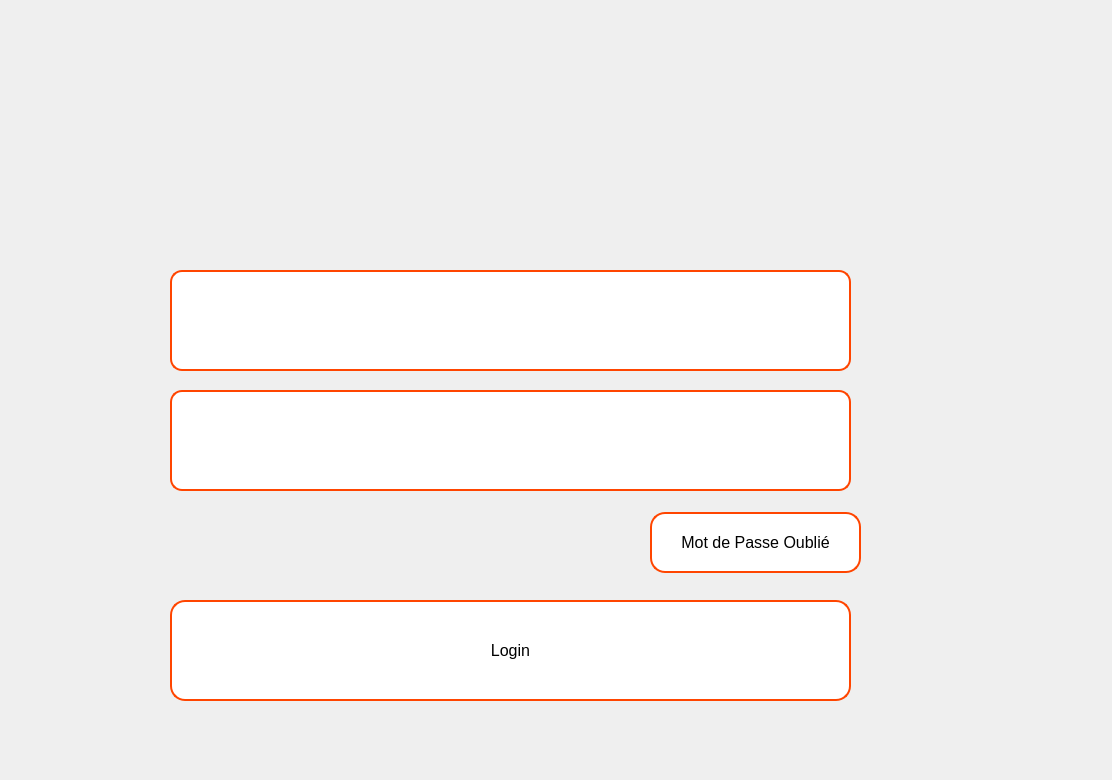
<?xml version="1.0" encoding="UTF-8"?>
<ui version="4.0">
 <class>login</class>
 <widget class="QWidget" name="login">
  <property name="geometry">
   <rect>
    <x>0</x>
    <y>0</y>
    <width>1112</width>
    <height>780</height>
   </rect>
  </property>
  <property name="windowTitle">
   <string>Form</string>
  </property>
  <widget class="QLabel" name="label">
   <property name="geometry">
    <rect>
     <x>-560</x>
     <y>-150</y>
     <width>1671</width>
     <height>901</height>
    </rect>
   </property>
   <property name="text">
    <string/>
   </property>
   <property name="pixmap">
    <pixmap>F:/Qt projet/Employee/1.jpg</pixmap>
   </property>
  </widget>
  <widget class="QPushButton" name="pushButton_login">
   <property name="geometry">
    <rect>
     <x>170</x>
     <y>600</y>
     <width>681</width>
     <height>101</height>
    </rect>
   </property>
   <property name="styleSheet">
    <string notr="true">/* Style for the entire QPushButton */
QPushButton {
    background-color: White;  /* Tomato red background */
    border: 2px solid #FF4500;  /* Slightly darker red border */
    border-radius: 15px;        /* Rounded corners */
    color: black;               /* White text color */
    font-size: 16px;            /* Font size */
    padding: 10px 20px;         /* Padding around text */
    min-width: 150px;           /* Minimum width of button */          /* Maximum width of button */
    text-align: center;         /* Center the text */
    transition: background-color 0.3s ease, transform 0.3s ease; /* Smooth transitions */
}

/* Hover effect */
QPushButton:hover {
    background-color: #FF4500;  /* Darker red when hovered */
    transform: scale(1.05);      /* Slightly grow the button */
}

/* Pressed effect */
QPushButton:pressed {
    background-color: #FF0000;  /* Bright red when pressed */
    transform: scale(0.98);      /* Slightly shrink the button */
}

/* Focus effect */
QPushButton:focus {
    outline: none;  /* Remove the focus outline */
}
</string>
   </property>
   <property name="text">
    <string>Login</string>
   </property>
  </widget>
  <widget class="QLineEdit" name="lineEdit_username">
   <property name="geometry">
    <rect>
     <x>170</x>
     <y>270</y>
     <width>681</width>
     <height>101</height>
    </rect>
   </property>
   <property name="styleSheet">
    <string notr="true">/* Style for the QLineEdit */
QLineEdit {
    background-color: #FFFFFF;  /* White background */
    border: 2px solid #FF4500;  /* Orange border */
    border-radius: 12px;        /* Rounded corners */
    padding: 10px;              /* Padding inside the text field */
    font-size: 16px;            /* Font size */
    color: #333333;             /* Text color */
    transition: border-color 0.3s ease; /* Smooth transition for border color */
}

/* Focus effect for QLineEdit */
QLineEdit:focus {
    border: 2px solid #FF6347;  /* Tomato red border when focused */
    background-color: #FFF8F0;  /* Light background on focus */
}

/* Placeholder text style */
QLineEdit::placeholder {
    color: #B0B0B0;  /* Light grey color for placeholder */
    font-style: italic;  /* Italicized placeholder text */
}
</string>
   </property>
  </widget>
  <widget class="QLineEdit" name="lineEdit_password">
   <property name="geometry">
    <rect>
     <x>170</x>
     <y>390</y>
     <width>681</width>
     <height>101</height>
    </rect>
   </property>
   <property name="styleSheet">
    <string notr="true">/* Style for the QLineEdit */
QLineEdit {
    background-color: #FFFFFF;  /* White background */
    border: 2px solid #FF4500;  /* Orange border */
    border-radius: 12px;        /* Rounded corners */
    padding: 10px;              /* Padding inside the text field */
    font-size: 16px;            /* Font size */
    color: #333333;             /* Text color */
    transition: border-color 0.3s ease; /* Smooth transition for border color */
}

/* Focus effect for QLineEdit */
QLineEdit:focus {
    border: 2px solid #FF6347;  /* Tomato red border when focused */
    background-color: #FFF8F0;  /* Light background on focus */
}

/* Placeholder text style */
QLineEdit::placeholder {
    color: #B0B0B0;  /* Light grey color for placeholder */
    font-style: italic;  /* Italicized placeholder text */
}
</string>
   </property>
   <property name="echoMode">
    <enum>QLineEdit::Password</enum>
   </property>
  </widget>
  <widget class="QPushButton" name="pushButton_forgotPassword">
   <property name="geometry">
    <rect>
     <x>650</x>
     <y>512</y>
     <width>211</width>
     <height>61</height>
    </rect>
   </property>
   <property name="styleSheet">
    <string notr="true">/* Style for the entire QPushButton */
QPushButton {
    background-color: White;  /* Tomato red background */
    border: 2px solid #FF4500;  /* Slightly darker red border */
    border-radius: 15px;        /* Rounded corners */
    color: black;               /* White text color */
    font-size: 16px;            /* Font size */
    padding: 10px 20px;         /* Padding around text */
    min-width: 150px;           /* Minimum width of button */
    max-width: 390px;           /* Maximum width of button */
    text-align: center;         /* Center the text */
    transition: background-color 0.3s ease, transform 0.3s ease; /* Smooth transitions */
}

/* Hover effect */
QPushButton:hover {
    background-color: #FF4500;  /* Darker red when hovered */
    transform: scale(1.05);      /* Slightly grow the button */
}

/* Pressed effect */
QPushButton:pressed {
    background-color: #FF0000;  /* Bright red when pressed */
    transform: scale(0.98);      /* Slightly shrink the button */
}

/* Focus effect */
QPushButton:focus {
    outline: none;  /* Remove the focus outline */
}
</string>
   </property>
   <property name="text">
    <string>Mot de Passe Oublié</string>
   </property>
  </widget>
 </widget>
 <resources/>
 <connections/>
</ui>
